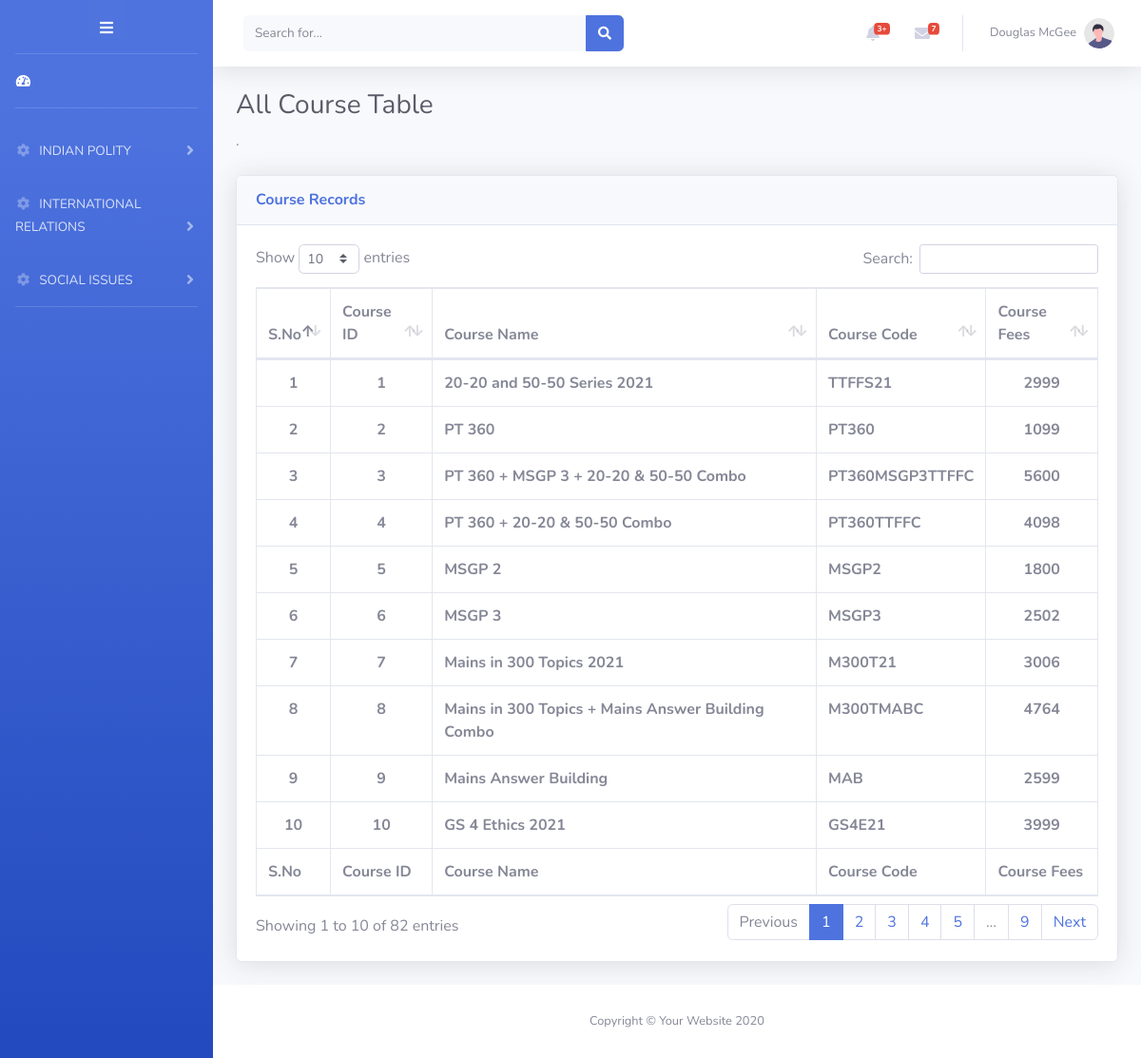
The app's page /dynamic_internal_courses/course.php with its own data.
### tables this page shows
CREATE TABLE `redefedu_courses` (
  `course_id` int(11) NOT NULL,
  `course_name` varchar(100) NOT NULL,
  `course_code` varchar(255) NOT NULL,
  `course_fee` int(100) NOT NULL
);

### dynamic_internal_courses/course.php (the view, shortened to what this page needs)
<!DOCTYPE html>
<html lang="en">
<head>
    <link href="vendor/fontawesome-free/css/all.min.css" rel="stylesheet" type="text/css">
    <link href="css/sb-admin-2.min.css" rel="stylesheet">
    <link href="vendor/datatables/dataTables.bootstrap4.min.css" rel="stylesheet">
</head>
<body id="page-top">
    <div id="wrapper">
        <?php include './sidebar.php'; ?>
        <div id="content-wrapper" class="d-flex flex-column">
            <div id="content">
                <nav class="navbar navbar-expand navbar-light bg-white topbar mb-4 static-top shadow">
                    <form
                        class="d-none d-sm-inline-block form-inline mr-auto ml-md-3 my-2 my-md-0 mw-100 navbar-search">
                        <div class="input-group">
                            <input type="text" class="form-control bg-light border-0 small" placeholder="Search for..."
                                aria-label="Search" aria-describedby="basic-addon2">
                            <div class="input-group-append">
                                <button class="btn btn-primary" type="button">
                                    <i class="fas fa-search fa-sm"></i>
                                </button>
                            </div>
                        </div>
                    </form>
                    <ul class="navbar-nav ml-auto">
                        <li class="nav-item dropdown no-arrow mx-1">
                            <a class="nav-link dropdown-toggle" href="#" id="alertsDropdown" role="button"
                                data-toggle="dropdown" aria-haspopup="true" aria-expanded="false">
                                <i class="fas fa-bell fa-fw"></i>
                                <span class="badge badge-danger badge-counter">3+</span>
                            </a>
                        </li>
                        <li class="nav-item dropdown no-arrow mx-1">
                            <a class="nav-link dropdown-toggle" href="#" id="messagesDropdown" role="button"
                                data-toggle="dropdown" aria-haspopup="true" aria-expanded="false">
                                <i class="fas fa-envelope fa-fw"></i>
                                <span class="badge badge-danger badge-counter">7</span>
                            </a>
                        </li>
                        <li class="nav-item dropdown no-arrow">
                            <a class="nav-link dropdown-toggle" href="#" id="userDropdown" role="button"
                                data-toggle="dropdown" aria-haspopup="true" aria-expanded="false">
                                <span class="mr-2 d-none d-lg-inline text-gray-600 small">Douglas McGee</span>
                                <img class="img-profile rounded-circle"
                                    src="img/undraw_profile.svg">
                            </a>
                        </li>
                    </ul>
                </nav>
                <div class="container-fluid">
                    <h1 class="h3 mb-2 text-gray-800">All Course Table</h1>
                    <p class="mb-4"> .</p>
                    <div class="card shadow mb-4">
                        <div class="card-header py-3">
                            <h6 class="m-0 font-weight-bold text-primary"> Course Records</h6>
                        </div>
                        <div class="card-body">
                            <div class="table-responsive">
                                <table class="table table-bordered" id="dataTable" width="100%" cellspacing="0">
                                    <thead>
                                        <tr>
                                            <th>S.No</th>
                                            <th>Course ID</th>
                                            <th>Course Name</th>
                                            <th>Course Code</th>
                                            <th>Course Fees</th>
                                        </tr>
                                    </thead>
                                    <tfoot>
                                        <tr>
                                             <th>S.No</th>
                                            <th>Course ID</th>
                                            <th>Course Name</th>
                                            <th>Course Code</th>
                                            <th>Course Fees</th>
                                        </tr>
                                    </tfoot>
                                    <tbody>
                                        <?php
                                        include './db.php';
                                        $sql = "SELECT * FROM redefedu_courses ";
                                            $result = mysqli_query($conn,$sql);
                                            $S_No=0;
                                              while( $row = mysqli_fetch_array( $result ) )
                                              {
                                                $S_No++;
                                          ?>
                                             <tr>
                                             <th style="text-align: center"><?php   echo $S_No;  ?> </th><th style="text-align: center"><?php echo $row['course_id']  ?> </th> <th><?php echo $row['course_name']  ?></th>  <th ><?php echo $row['course_code']  ?></th>  <th style="text-align: center"><?php echo $row['course_fee']  ?></th>
                                            </tr>
                                         <?php  }?>
                                    </tbody>
                                </table>
                            </div>
                        </div>
                    </div>
                </div>
            </div>
            <footer class="sticky-footer bg-white">
                <div class="container my-auto">
                    <div class="copyright text-center my-auto">
                        <span>Copyright &copy; Your Website 2020</span>
                    </div>
                </div>
            </footer>
        </div>
    </div>
</body>
</html>

### records on screen
redefedu_courses: course_id "1", course_name "20-20 and 50-50 Series 2021", course_code "TTFFS21", course_fee "2999"
redefedu_courses: course_id "2", course_name "PT 360", course_code "PT360", course_fee "1099"
redefedu_courses: course_id "3", course_name "PT 360 + MSGP 3 + 20-20 & 50-50 Combo", course_code "PT360MSGP3TTFFC", course_fee "5600"
redefedu_courses: course_id "4", course_name "PT 360 + 20-20 & 50-50 Combo", course_code "PT360TTFFC", course_fee "4098"
redefedu_courses: course_id "5", course_name "MSGP 2", course_code "MSGP2", course_fee "1800"
redefedu_courses: course_id "6", course_name "MSGP 3", course_code "MSGP3", course_fee "2502"
redefedu_courses: course_id "7", course_name "Mains in 300 Topics 2021", course_code "M300T21", course_fee "3006"
redefedu_courses: course_id "8", course_name "Mains in 300 Topics + Mains Answer Building Combo", course_code "M300TMABC", course_fee "4764"
redefedu_courses: course_id "9", course_name "Mains Answer Building", course_code "MAB", course_fee "2599"
redefedu_courses: course_id "10", course_name "GS 4 Ethics 2021", course_code "GS4E21", course_fee "3999"

### other values on screen
$key "INDIAN POLITY"
$key "INTERNATIONAL RELATIONS"
$key "SOCIAL ISSUES"
